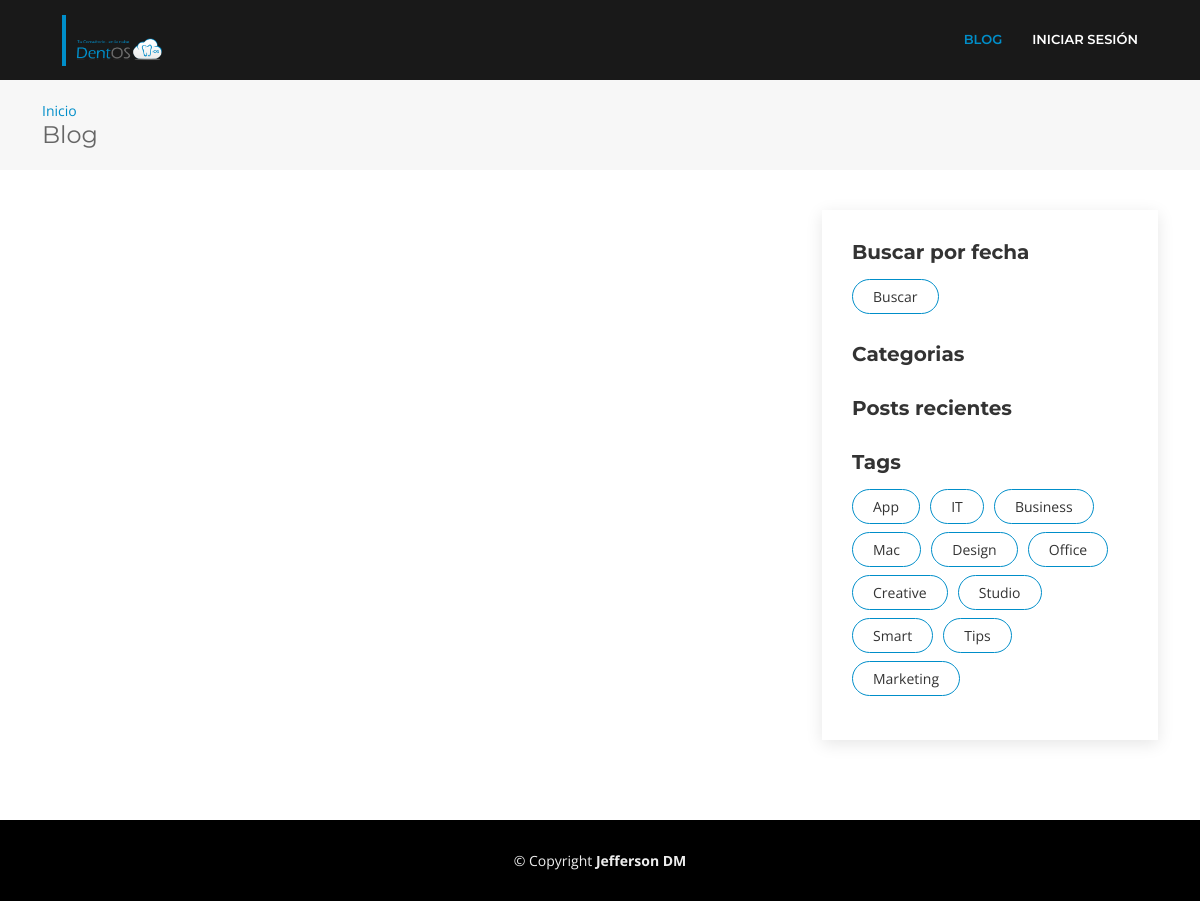
The app's page /, older data.
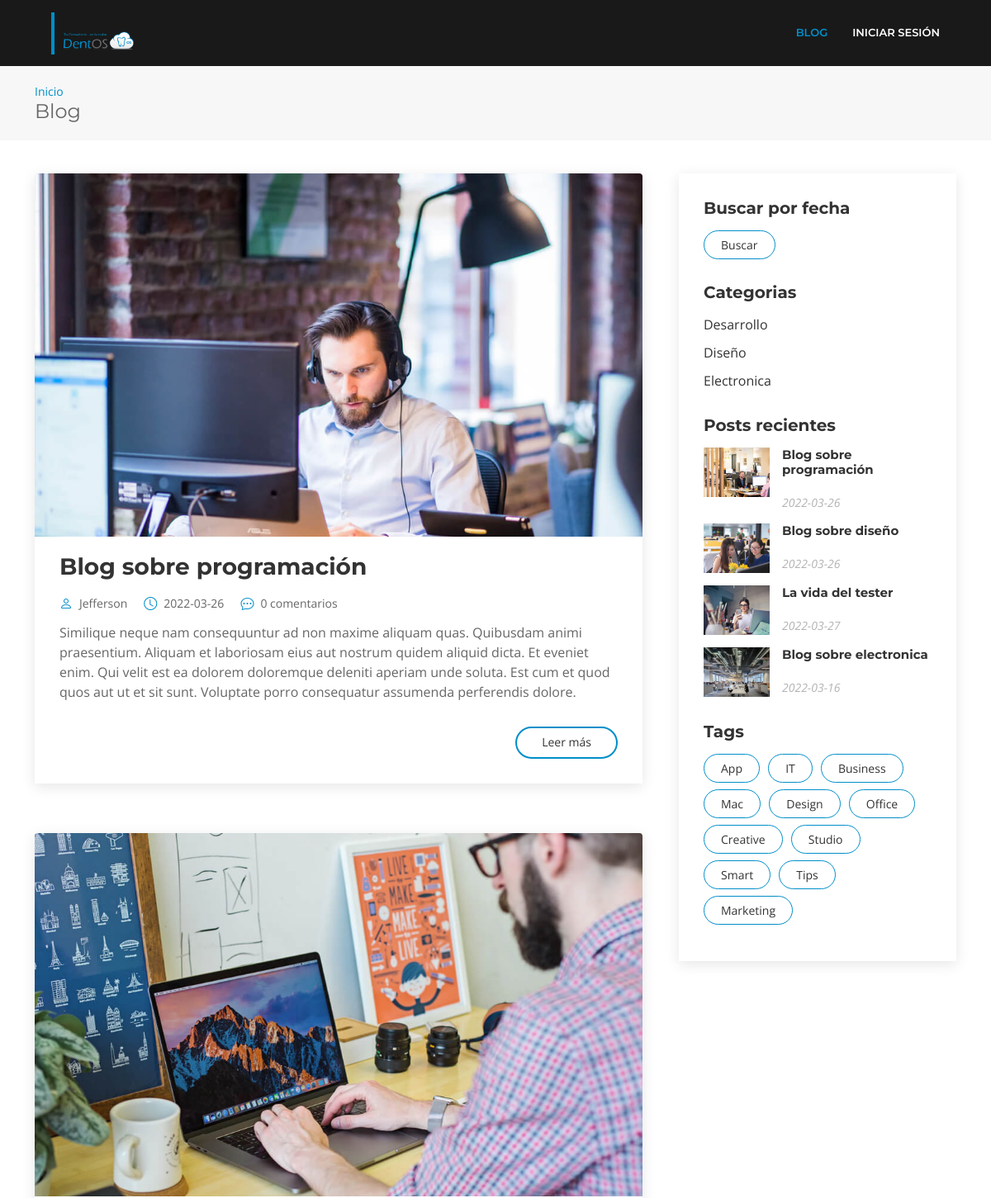
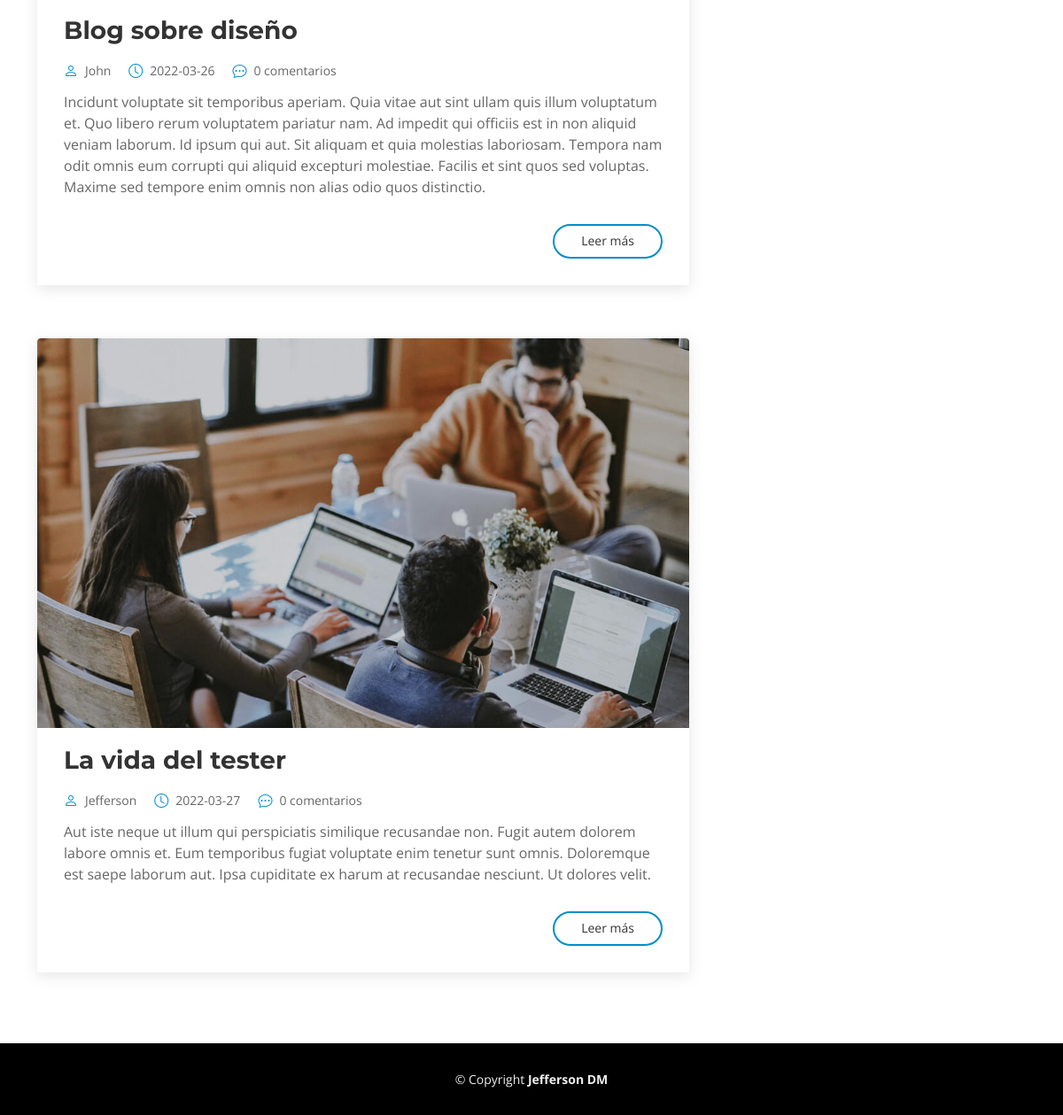
The same page, newer data (2 pictures, top to bottom).
### tables this page shows
CREATE TABLE `blog` (
  `id` int(6) NOT NULL,
  `titulo` varchar(500) NOT NULL,
  `descripcion` varchar(1000) NOT NULL,
  `categoria` varchar(20) NOT NULL,
  `fecha` date NOT NULL,
  `creado_por` varchar(50) NOT NULL
);

### index.php (the view, shortened to what this page needs)
<?php
require_once 'controller/dbc.php';
?>
<!DOCTYPE html>
<html lang="en">
<head>
  <link href="assets/vendor/animate.css/animate.min.css" rel="stylesheet">
  <link href="assets/vendor/aos/aos.css" rel="stylesheet">
  <link href="assets/vendor/bootstrap/css/bootstrap.min.css" rel="stylesheet">
  <link href="assets/vendor/bootstrap-icons/bootstrap-icons.css" rel="stylesheet">
  <link href="assets/vendor/glightbox/css/glightbox.min.css" rel="stylesheet">
  <link href="assets/vendor/swiper/swiper-bundle.min.css" rel="stylesheet">
  <link href="assets/css/style.css" rel="stylesheet">
  <link href="assets/css/modal.css" rel="stylesheet">
</head>
<body>
  <header id="header" class="fixed-top d-flex align-items-center ">
    <div class="container-fluid">
      <div class="row justify-content-center align-items-center">
        <div class="col-xl-11 d-flex align-items-center justify-content-between">
          <a href="index.php" class="logo"><img src="assets/img/logo.png" alt="" class="img-fluid rounded-top"></a>
          <nav id="navbar" class="navbar">
            <ul>
              <li><a class="nav-link  active" href="index.php">Blog</a></li>
              <li><a class="nav-link" href="login.php">Iniciar sesión</a></li>
            </ul>
          </nav>
        </div>
      </div>
    </div>
  </header>
  <main id="main">
    <section id="breadcrumbs" class="breadcrumbs">
      <div class="container">
        <ol>
          <li><a href="index.php">Inicio</a></li>
        </ol>
        <h2>Blog</h2>
      </div>
    </section>
    <section id="blog" class="blog">
      <div class="container" data-aos="fade-up">
        <div class="row">
          <div class="col-lg-8 entries">
            <?php foreach ($DB->query('SELECT * FROM blog LIMIT 3') as $row ){  ?>
              <article class="entry">
                <div class="entry-img">
                  <img src="assets/img/blog/blog-<?php echo $row['id']; ?>.jpg" alt="" class="img-fluid rounded-top">
                </div>
                <h2 class="entry-title">
                  <a href="ver-blog.php?/=<?php echo $row['id']; ?>"> <?php echo $row['titulo'] ?></a>
                </h2>
                <div class="entry-meta">
                  <ul>
                    <li class="d-flex align-items-center"><i class="bi bi-person"></i> <a href="ver-blog.php?/=<?php echo $row['id']; ?>"><?php echo $row['creado_por'] ?></a></li>
                    <li class="d-flex align-items-center"><i class="bi bi-clock"></i> <a href="ver-blog.php?/=<?php echo $row['id']; ?>"><time datetime="<?php echo $row['fecha'] ?>"><?php echo $row['fecha'] ?></time></a></li>
                    <li class="d-flex align-items-center"><i class="bi bi-chat-dots"></i> <a href="ver-blog.php?/=<?php echo $row['id']; ?>">0 comentarios</a></li>
                  </ul>
                </div>
                <div class="entry-content">
                  <p>
                    <?php echo $row['descripcion'] ?>
                  </p>
                  <div class="read-more">
                    <a href="ver-blog.php?/=<?php echo $row['id']; ?>">Leer más</a>
                  </div>
                </div>
              </article>
              <?php
            }
            ?>
          </div>
          <div class="col-lg-4">
            <div class="sidebar">
              <h3 class="sidebar-title">Buscar por fecha</h3>
              <div class="sidebar-item">
                <div class="sidebar-item tags">
                  <ul>
                    <li><a href="#" id="myBtn">Buscar</a></li>
                  </ul>
                </div>
              </div>
              <h3 class="sidebar-title">Categorias</h3>
              <div class="sidebar-item categories">
                <ul>
                  <?php foreach ($DB->query('SELECT DISTINCT categoria FROM blog') as $row ){  ?>
                    <li>
                      <a href="categoria.php?/=<?php echo $row['categoria']; ?>"><?php echo $row['categoria']; ?></a>
                    </li>
                    <?php
                  }
                  ?>
                </ul>
              </div>
              <h3 class="sidebar-title">Posts recientes
              </h3>
              <div class="sidebar-item recent-posts">
                <?php foreach ($DB->query('SELECT * FROM blog LIMIT 6') as $row ){  ?>
                  <div class="post-item clearfix">
                    <img src="assets/img/blog/blog-recent-<?php echo $row['id']; ?>.jpg" alt="">
                    <h4><a href="ver-blog.php?/=<?php echo $row['id']; ?>"><?php echo $row['titulo']; ?></a></h4>
                    <time datetime="<?php echo $row['fecha']; ?>"><?php echo $row['fecha']; ?></time>
                  </div>
                  <?php
                }
                ?>
              </div>
              <h3 class="sidebar-title">Tags</h3>
              <div class="sidebar-item tags">
                <ul>
                  <li><a href="#">App</a></li>
                  <li><a href="#">IT</a></li>
                  <li><a href="#">Business</a></li>
                  <li><a href="#">Mac</a></li>
                  <li><a href="#">Design</a></li>
                  <li><a href="#">Office</a></li>
                  <li><a href="#">Creative</a></li>
                  <li><a href="#">Studio</a></li>
                  <li><a href="#">Smart</a></li>
                  <li><a href="#">Tips</a></li>
                  <li><a href="#">Marketing</a></li>
                </ul>
              </div>
            </div>
          </div>
        </div>
      </div>
    </section>
  </main>
  <footer id="footer">
    <div class="container">
      <div class="copyright">
        &copy; Copyright <strong>Jefferson DM</strong>
      </div>
    </div>
  </footer>
</body>
</html>

### assets/css/style.css (style rules this page uses)
body { background: #fff; color: #666666; font-family: "Open Sans", sans-serif; }
a { color: #008EC9; transition: 0.5s; text-decoration: none; }
p { padding: 0; margin: 0 0 30px 0; }
h1, h2, h3, h4, h5, h6 { font-family: "Montserrat", sans-serif; font-weight: 400; margin: 0 0 20px 0; padding: 0; }
#header { transition: all 0.5s; z-index: 997; background: rgba(0, 0, 0, 0.9); height: 80px; }
#header .logo { font-size: 34px; margin: 0; padding: 0; font-family: "Montserrat", sans-serif; font-weight: 700; letter-spacing: 3px; padding-left: 10px; border-left: 4px solid #008EC9; }
#header .logo img { max-height: 40px; }
.navbar { padding: 0; }
.navbar ul { margin: 0; padding: 0; display: flex; list-style: none; align-items: center; }
.navbar li { position: relative; }
.navbar a, .navbar a:focus { display: flex; align-items: center; justify-content: space-between; padding: 10px 0 10px 30px; font-family: "Montserrat", sans-serif; font-size: 13px; font-weight: 600; color: #fff; white-space: nowrap; text-transform: uppercase; transition: 0.3s; }
.navbar a:hover, .navbar .active, .navbar .active:focus, .navbar li:hover > a { color: #008EC9; }
section { overflow: hidden; }
.breadcrumbs { padding: 20px 0; background-color: #f7f7f7; min-height: 40px; margin-top: 80px; }
.breadcrumbs h2 { font-size: 24px; margin-bottom: 0; font-weight: 400; }
.breadcrumbs ol { display: flex; flex-wrap: wrap; list-style: none; padding: 0; margin: 0; font-size: 14px; }
.blog { padding: 40px 0 20px 0; }
.blog .entry { padding: 30px; margin-bottom: 60px; box-shadow: 0 4px 16px rgba(0, 0, 0, 0.1); }
.blog .entry .entry-img { max-height: 440px; margin: -30px -30px 20px -30px; overflow: hidden; }
.blog .entry .entry-title { font-size: 28px; font-weight: bold; padding: 0; margin: 0 0 20px 0; }
.blog .entry .entry-title a { color: #333333; transition: 0.3s; }
.blog .entry .entry-meta { margin-bottom: 15px; color: #008EC9; }
.blog .entry .entry-meta ul { display: flex; flex-wrap: wrap; list-style: none; align-items: center; padding: 0; margin: 0; }
.blog .entry .entry-meta ul li + li { padding-left: 20px; }
.blog .entry .entry-meta i { font-size: 16px; margin-right: 8px; line-height: 0; }
.blog .entry .entry-meta a { color: #666666; font-size: 14px; display: inline-block; line-height: 1; }
.blog .entry .entry-content p { line-height: 24px; }
.blog .entry .entry-content .read-more { -moz-text-align-last: right; text-align-last: right; }
.blog .entry .entry-content .read-more a { display: inline-block; background: #fff; color: #333333; padding: 6px 30px 8px 30px; transition: 0.3s; font-size: 14px; border-radius: 50px; border: 2px solid #008EC9; }
.blog .sidebar { padding: 30px; margin: 0 0 60px 20px; box-shadow: 0 4px 16px rgba(0, 0, 0, 0.1); }
.blog .sidebar .sidebar-title { font-size: 20px; font-weight: 700; padding: 0 0 0 0; margin: 0 0 15px 0; color: #333333; position: relative; }
.blog .sidebar .sidebar-item { margin-bottom: 30px; }
.blog .sidebar .categories ul { list-style: none; padding: 0; }
.blog .sidebar .categories ul li + li { padding-top: 10px; }
.blog .sidebar .categories ul a { color: #333333; transition: 0.3s; }
.blog .sidebar .recent-posts .post-item + .post-item { margin-top: 15px; }
.blog .sidebar .recent-posts img { width: 80px; float: left; }
.blog .sidebar .recent-posts h4 { font-size: 15px; margin-left: 95px; font-weight: bold; }
.blog .sidebar .recent-posts h4 a { color: #333333; transition: 0.3s; }
.blog .sidebar .recent-posts time { display: block; margin-left: 95px; font-style: italic; font-size: 14px; color: #b3b3b3; }
.blog .sidebar .tags { margin-bottom: -10px; }
.blog .sidebar .tags ul { list-style: none; padding: 0; }
.blog .sidebar .tags ul li { display: inline-block; }
.blog .sidebar .tags ul a { color: #333333; font-size: 14px; padding: 6px 20px; margin: 0 6px 8px 0; border: 1px solid #008EC9; display: inline-block; border-radius: 50px; transition: 0.3s; }
#footer { background: #000; padding: 0 0 30px 0; color: #eee; font-size: 14px; }
#footer .copyright { text-align: center; padding-top: 30px; }

Row changes from the older to the newer data that the page shows:
added blog: shows a picture, titulo "Blog sobre programación", creado_por "Jefferson", fecha "2022-03-26", descripcion "Similique neque nam consequuntur ad non maxime aliquam quas. Quibusdam animi praesentium. Aliquam et laboriosam eius aut nostrum quidem aliquid dicta. Et eveniet enim. Qui velit est ea dolorem doloremque deleniti aperiam unde soluta. Est cum et quod quos aut ut et sit sunt. Voluptate porro consequatur assumenda perferendis dolore."
added blog: shows a picture, titulo "Blog sobre diseño", creado_por "John", fecha "2022-03-26", descripcion "Incidunt voluptate sit temporibus aperiam. Quia vitae aut sint ullam quis illum voluptatum et. Quo libero rerum voluptatem pariatur nam. Ad impedit qui officiis est in non aliquid veniam laborum. Id ipsum qui aut. Sit aliquam et quia molestias laboriosam. Tempora nam odit omnis eum corrupti qui aliquid excepturi molestiae. Facilis et sint quos sed voluptas. Maxime sed tempore enim omnis non alias odio quos distinctio."
added blog: shows a picture, titulo "La vida del tester", creado_por "Jefferson", fecha "2022-03-27", descripcion "Aut iste neque ut illum qui perspiciatis similique recusandae non. Fugit autem dolorem labore omnis et. Eum temporibus fugiat voluptate enim tenetur sunt omnis. Doloremque est saepe laborum aut. Ipsa cupiditate ex harum at recusandae nesciunt. Ut dolores velit."
added blog: shows a picture, titulo "Blog sobre electronica", fecha "2022-03-16", shown under "Posts recientes"
Text that changed along with them:
new list line: "Desarrollo"
new list line: "Diseño"
new list line: "Electronica"
